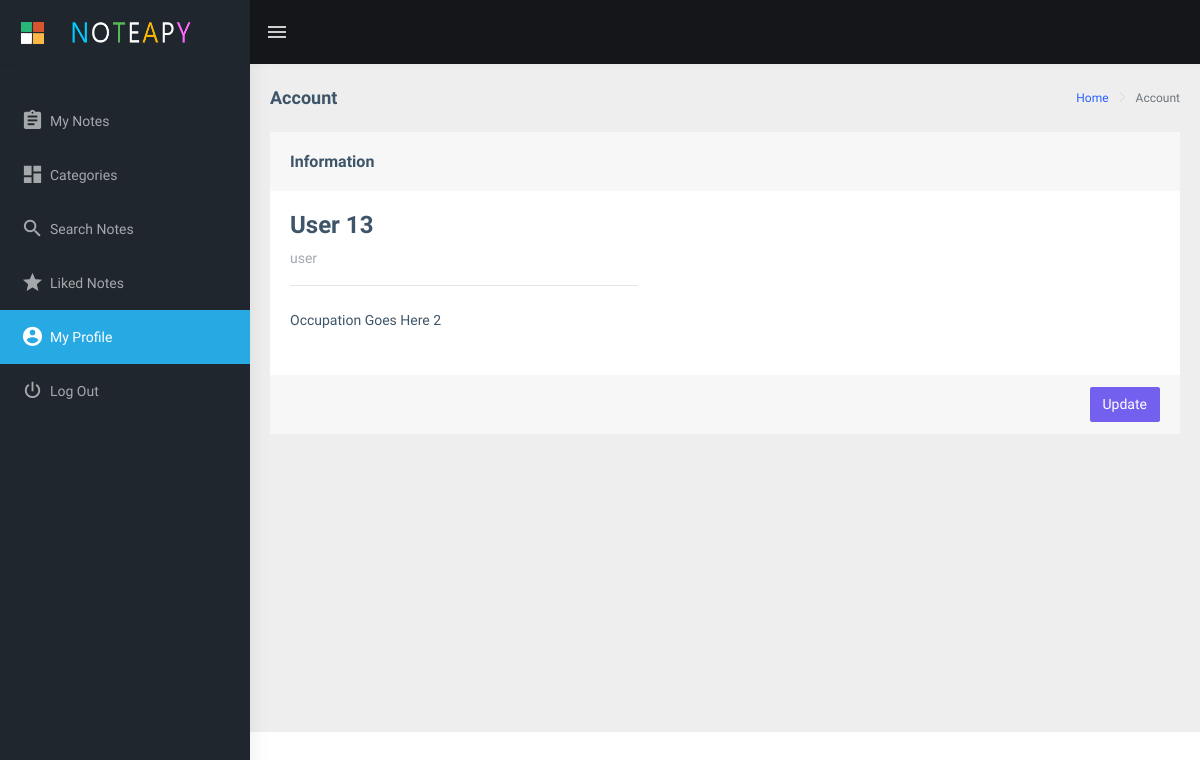
Page /account/ (signed in) on the committed database.
### main/models.py (models this page shows)
class User(AbstractBaseUser, PermissionsMixin):
    username     = models.CharField(max_length=128, unique=True)
    name         = models.CharField(max_length=30)
    occupation   = models.CharField(max_length=128, blank=True, null=True)
    is_staff = models.BooleanField(default=False)
    is_superuser = models.BooleanField(default=False)
    is_active = models.BooleanField(default=True)
    REQUIRED_FIELDS = ['name']
    USERNAME_FIELD = 'username'
    objects = CustomAccountManager()

### main/views/account.py (the view)
# urls.py: path('account/', views.Account.as_view(), name="Account"),
class Account(LoginRequiredMixin, View):
    def get(self, request):
        return render(request, "main/account/account.html")

### main/templates/main/account/account.html (shortened to what this page needs)
{% extends 'main/base.html' %}
{% load static %}
{% block content %}
<div class="page-wrapper">
    <div class="page-breadcrumb">
        <div class="row">
            <div class="col-12 d-flex no-block align-items-center">
                <h4 class="page-title">Account</h4>
                <div class="ml-auto text-right">
                    <nav aria-label="breadcrumb">
                        <ol class="breadcrumb">
                            <li class="breadcrumb-item"><a href="{% url 'main:Notes' %}">Home</a></li>
                            <li class="breadcrumb-item active" aria-current="page">Account</li>
                        </ol>
                    </nav>
                </div>
            </div>
        </div>
    </div>
    <div class="container-fluid">
        <div class="row">
            <div class="col-12">
                <div class="card">
                    <div class="card-header">
                        <h5 class="card-title pt-2 pb-2">Information</h5>
                    </div>
                    <div class="card-body">
                        <h3>{{ request.user.name }}</h3>
                        <p class="text-muted">{{ request.user.username }}</p>
                        <hr class="ml-0" width="40%">
                        <div class="pt-2 pb-4">
                            {% if request.user.occupation %}
                                {{ request.user.occupation }}
                            {% else %}
                                No Occupation Provided
                            {% endif %}
                        </div>
                    </div>
                    <div class="card-footer">
                        <div class="d-flex justify-content-end">
                            <a class="btn btn-primary" href="{% url 'main:Update_Account' %}">Update</a>
                        </div>
                    </div>
                </div>
            </div>
        </div>
    </div>
</div>
{% endblock %}

### rows in the picture
User: user.name "User 13", user.username "user", user.occupation "Occupation Goes Here 2"
